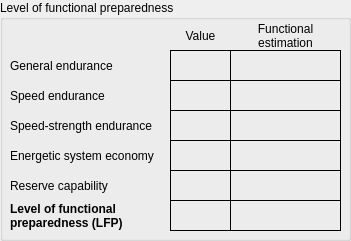
  <widget class="QGroupBox" name="groupBox_8">
   <property name="geometry">
    <rect>
     <x>320</x>
     <y>400</y>
     <width>351</width>
     <height>241</height>
    </rect>
   </property>
   <property name="title">
    <string>Level of functional preparedness</string>
   </property>
   <widget class="QWidget" name="gridLayoutWidget">
    <property name="geometry">
     <rect>
      <x>10</x>
      <y>50</y>
      <width>161</width>
      <height>31</height>
     </rect>
    </property>
    <layout class="QGridLayout" name="gridLayout">
     <item row="0" column="0">
      <widget class="QLabel" name="label_23">
       <property name="text">
        <string>General endurance</string>
       </property>
       <property name="wordWrap">
        <bool>true</bool>
       </property>
      </widget>
     </item>
    </layout>
   </widget>
   <widget class="QWidget" name="gridLayoutWidget_2">
    <property name="geometry">
     <rect>
      <x>170</x>
      <y>50</y>
      <width>61</width>
      <height>31</height>
     </rect>
    </property>
    <layout class="QGridLayout" name="gridLayout_2">
     <item row="0" column="0">
      <widget class="QLabel" name="labelV1">
       <property name="frameShape">
        <enum>QFrame::Box</enum>
       </property>
       <property name="text">
        <string/>
       </property>
      </widget>
     </item>
    </layout>
   </widget>
   <widget class="QWidget" name="gridLayoutWidget_3">
    <property name="geometry">
     <rect>
      <x>230</x>
      <y>50</y>
      <width>111</width>
      <height>31</height>
     </rect>
    </property>
    <layout class="QGridLayout" name="gridLayout_3">
     <item row="0" column="0">
      <widget class="QLabel" name="labelF1">
       <property name="frameShape">
        <enum>QFrame::Box</enum>
       </property>
       <property name="text">
        <string/>
       </property>
       <property name="alignment">
        <set>Qt::AlignCenter</set>
       </property>
      </widget>
     </item>
    </layout>
   </widget>
   <widget class="QWidget" name="gridLayoutWidget_4">
    <property name="geometry">
     <rect>
      <x>230</x>
      <y>20</y>
      <width>111</width>
      <height>31</height>
     </rect>
    </property>
    <layout class="QGridLayout" name="gridLayout_4">
     <item row="0" column="0">
      <widget class="QLabel" name="label_24">
       <property name="text">
        <string>Functional estimation</string>
       </property>
       <property name="alignment">
        <set>Qt::AlignCenter</set>
       </property>
       <property name="wordWrap">
        <bool>true</bool>
       </property>
      </widget>
     </item>
    </layout>
   </widget>
   <widget class="QWidget" name="gridLayoutWidget_5">
    <property name="geometry">
     <rect>
      <x>170</x>
      <y>20</y>
      <width>61</width>
      <height>31</height>
     </rect>
    </property>
    <layout class="QGridLayout" name="gridLayout_5">
     <item row="0" column="0">
      <widget class="QLabel" name="label_27">
       <property name="text">
        <string>Value</string>
       </property>
       <property name="alignment">
        <set>Qt::AlignCenter</set>
       </property>
       <property name="wordWrap">
        <bool>true</bool>
       </property>
      </widget>
     </item>
    </layout>
   </widget>
   <widget class="QWidget" name="gridLayoutWidget_6">
    <property name="geometry">
     <rect>
      <x>230</x>
      <y>80</y>
      <width>111</width>
      <height>31</height>
     </rect>
    </property>
    <layout class="QGridLayout" name="gridLayout_6">
     <item row="0" column="0">
      <widget class="QLabel" name="labelF2">
       <property name="frameShape">
        <enum>QFrame::Box</enum>
       </property>
       <property name="text">
        <string/>
       </property>
       <property name="alignment">
        <set>Qt::AlignCenter</set>
       </property>
      </widget>
     </item>
    </layout>
   </widget>
   <widget class="QWidget" name="gridLayoutWidget_7">
    <property name="geometry">
     <rect>
      <x>10</x>
      <y>80</y>
      <width>161</width>
      <height>31</height>
     </rect>
    </property>
    <layout class="QGridLayout" name="gridLayout_7">
     <item row="0" column="0">
      <widget class="QLabel" name="label_28">
       <property name="text">
        <string>Speed endurance</string>
       </property>
       <property name="wordWrap">
        <bool>true</bool>
       </property>
      </widget>
     </item>
    </layout>
   </widget>
   <widget class="QWidget" name="gridLayoutWidget_8">
    <property name="geometry">
     <rect>
      <x>170</x>
      <y>80</y>
      <width>61</width>
      <height>31</height>
     </rect>
    </property>
    <layout class="QGridLayout" name="gridLayout_8">
     <item row="0" column="0">
      <widget class="QLabel" name="labelV2">
       <property name="frameShape">
        <enum>QFrame::Box</enum>
       </property>
       <property name="text">
        <string/>
       </property>
      </widget>
     </item>
    </layout>
   </widget>
   <widget class="QWidget" name="gridLayoutWidget_9">
    <property name="geometry">
     <rect>
      <x>230</x>
      <y>110</y>
      <width>111</width>
      <height>31</height>
     </rect>
    </property>
    <layout class="QGridLayout" name="gridLayout_9">
     <item row="0" column="0">
      <widget class="QLabel" name="labelF3">
       <property name="frameShape">
        <enum>QFrame::Box</enum>
       </property>
       <property name="text">
        <string/>
       </property>
       <property name="alignment">
        <set>Qt::AlignCenter</set>
       </property>
      </widget>
     </item>
    </layout>
   </widget>
   <widget class="QWidget" name="gridLayoutWidget_10">
    <property name="geometry">
     <rect>
      <x>10</x>
      <y>110</y>
      <width>161</width>
      <height>31</height>
     </rect>
    </property>
    <layout class="QGridLayout" name="gridLayout_10">
     <item row="0" column="0">
      <widget class="QLabel" name="label_29">
       <property name="text">
        <string>Speed-strength endurance</string>
       </property>
       <property name="wordWrap">
        <bool>true</bool>
       </property>
      </widget>
     </item>
    </layout>
   </widget>
   <widget class="QWidget" name="gridLayoutWidget_11">
    <property name="geometry">
     <rect>
      <x>170</x>
      <y>110</y>
      <width>61</width>
      <height>31</height>
     </rect>
    </property>
    <layout class="QGridLayout" name="gridLayout_11">
     <item row="0" column="0">
      <widget class="QLabel" name="labelV3">
       <property name="frameShape">
        <enum>QFrame::Box</enum>
       </property>
       <property name="text">
        <string/>
       </property>
      </widget>
     </item>
    </layout>
   </widget>
   <widget class="QWidget" name="gridLayoutWidget_12">
    <property name="geometry">
     <rect>
      <x>10</x>
      <y>140</y>
      <width>161</width>
      <height>31</height>
     </rect>
    </property>
    <layout class="QGridLayout" name="gridLayout_12">
     <item row="0" column="0">
      <widget class="QLabel" name="label_30">
       <property name="text">
        <string>Energetic system economy</string>
       </property>
       <property name="wordWrap">
        <bool>true</bool>
       </property>
      </widget>
     </item>
    </layout>
   </widget>
   <widget class="QWidget" name="gridLayoutWidget_13">
    <property name="geometry">
     <rect>
      <x>230</x>
      <y>140</y>
      <width>111</width>
      <height>31</height>
     </rect>
    </property>
    <layout class="QGridLayout" name="gridLayout_13">
     <item row="0" column="0">
      <widget class="QLabel" name="labelF4">
       <property name="frameShape">
        <enum>QFrame::Box</enum>
       </property>
       <property name="text">
        <string/>
       </property>
       <property name="alignment">
        <set>Qt::AlignCenter</set>
       </property>
      </widget>
     </item>
    </layout>
   </widget>
   <widget class="QWidget" name="gridLayoutWidget_14">
    <property name="geometry">
     <rect>
      <x>170</x>
      <y>140</y>
      <width>61</width>
      <height>31</height>
     </rect>
    </property>
    <layout class="QGridLayout" name="gridLayout_14">
     <item row="0" column="0">
      <widget class="QLabel" name="labelV4">
       <property name="frameShape">
        <enum>QFrame::Box</enum>
       </property>
       <property name="text">
        <string/>
       </property>
      </widget>
     </item>
    </layout>
   </widget>
   <widget class="QWidget" name="gridLayoutWidget_15">
    <property name="geometry">
     <rect>
      <x>10</x>
      <y>170</y>
      <width>161</width>
      <height>31</height>
     </rect>
    </property>
    <layout class="QGridLayout" name="gridLayout_15">
     <item row="0" column="0">
      <widget class="QLabel" name="label_31">
       <property name="text">
        <string>Reserve capability</string>
       </property>
       <property name="wordWrap">
        <bool>true</bool>
       </property>
      </widget>
     </item>
    </layout>
   </widget>
   <widget class="QWidget" name="gridLayoutWidget_16">
    <property name="geometry">
     <rect>
      <x>230</x>
      <y>170</y>
      <width>111</width>
      <height>31</height>
     </rect>
    </property>
    <layout class="QGridLayout" name="gridLayout_16">
     <item row="0" column="0">
      <widget class="QLabel" name="labelF5">
       <property name="frameShape">
        <enum>QFrame::Box</enum>
       </property>
       <property name="text">
        <string/>
       </property>
       <property name="alignment">
        <set>Qt::AlignCenter</set>
       </property>
      </widget>
     </item>
    </layout>
   </widget>
   <widget class="QWidget" name="gridLayoutWidget_17">
    <property name="geometry">
     <rect>
      <x>170</x>
      <y>170</y>
      <width>61</width>
      <height>31</height>
     </rect>
    </property>
    <layout class="QGridLayout" name="gridLayout_17">
     <item row="0" column="0">
      <widget class="QLabel" name="labelV5">
       <property name="frameShape">
        <enum>QFrame::Box</enum>
       </property>
       <property name="text">
        <string/>
       </property>
      </widget>
     </item>
    </layout>
   </widget>
   <widget class="QWidget" name="gridLayoutWidget_18">
    <property name="geometry">
     <rect>
      <x>10</x>
      <y>200</y>
      <width>161</width>
      <height>31</height>
     </rect>
    </property>
    <layout class="QGridLayout" name="gridLayout_18">
     <item row="0" column="0">
      <widget class="QLabel" name="label_32">
       <property name="font">
        <font>
         <weight>75</weight>
         <bold>true</bold>
        </font>
       </property>
       <property name="text">
        <string>Level of functional preparedness (LFP)</string>
       </property>
       <property name="wordWrap">
        <bool>true</bool>
       </property>
      </widget>
     </item>
    </layout>
   </widget>
   <widget class="QWidget" name="gridLayoutWidget_19">
    <property name="geometry">
     <rect>
      <x>230</x>
      <y>200</y>
      <width>111</width>
      <height>31</height>
     </rect>
    </property>
    <layout class="QGridLayout" name="gridLayout_19">
     <item row="0" column="0">
      <widget class="QLabel" name="labelF6">
       <property name="font">
        <font>
         <weight>75</weight>
         <bold>true</bold>
        </font>
       </property>
       <property name="frameShape">
        <enum>QFrame::Box</enum>
       </property>
       <property name="text">
        <string/>
       </property>
       <property name="alignment">
        <set>Qt::AlignCenter</set>
       </property>
      </widget>
     </item>
    </layout>
   </widget>
   <widget class="QWidget" name="gridLayoutWidget_20">
    <property name="geometry">
     <rect>
      <x>170</x>
      <y>200</y>
      <width>61</width>
      <height>31</height>
     </rect>
    </property>
    <layout class="QGridLayout" name="gridLayout_20">
     <item row="0" column="0">
      <widget class="QLabel" name="labelV6">
       <property name="font">
        <font>
         <weight>75</weight>
         <bold>true</bold>
        </font>
       </property>
       <property name="frameShape">
        <enum>QFrame::Box</enum>
       </property>
       <property name="text">
        <string/>
       </property>
      </widget>
     </item>
    </layout>
   </widget>
  </widget>
